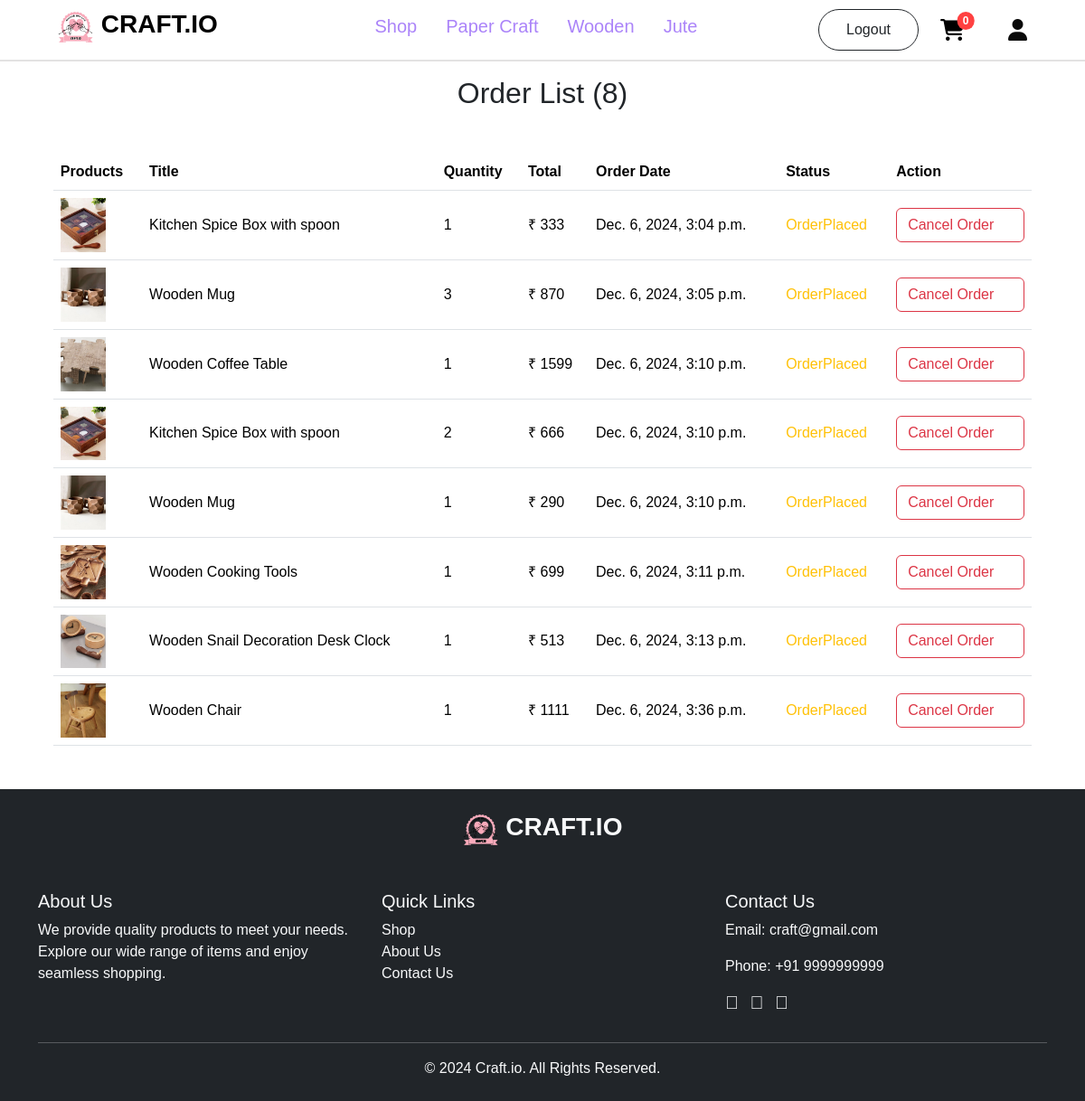
/customer/orderlist (signed in), run on an earlier commit of the app's database.
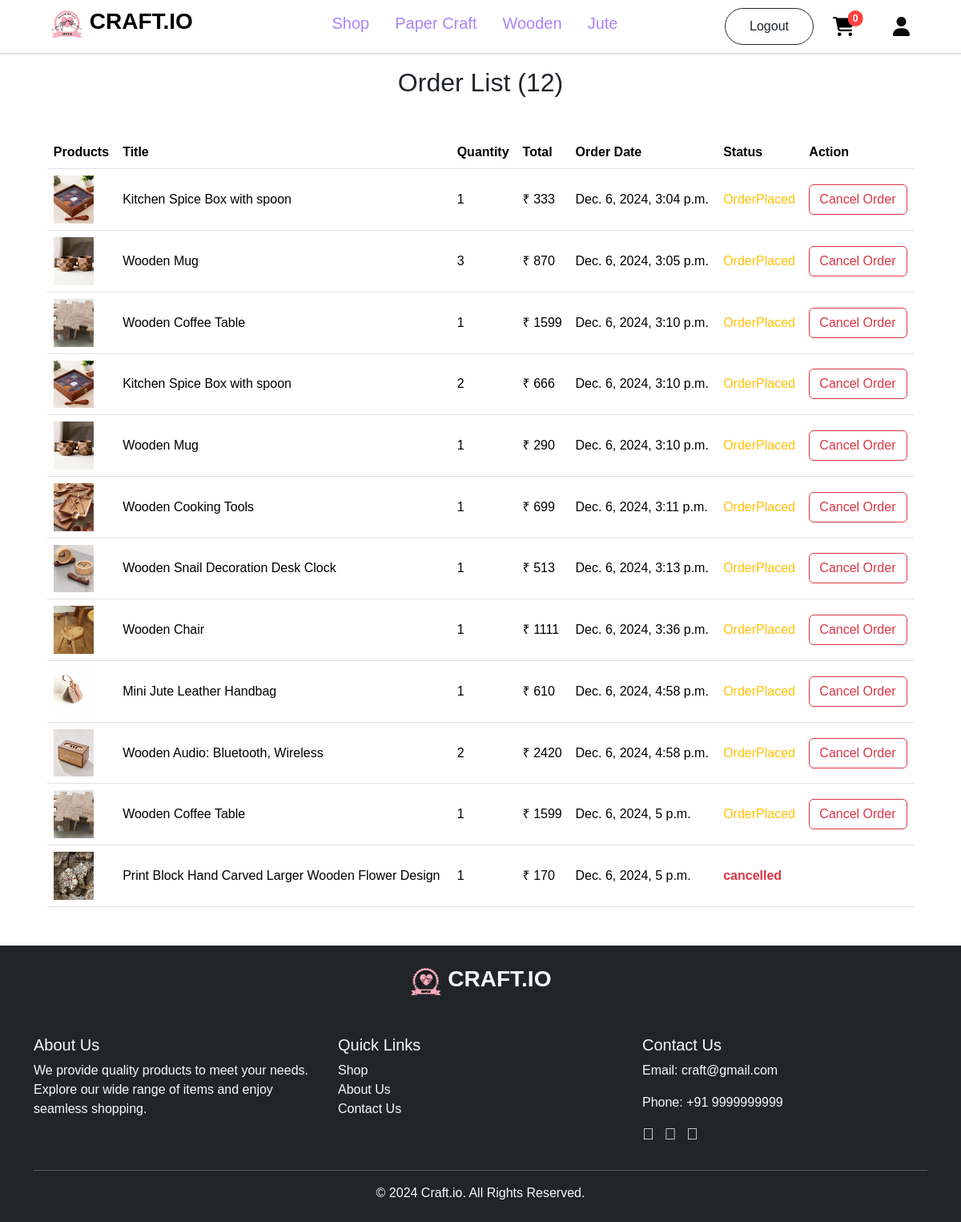
And on a later commit of the database.
### account/models.py (models this page shows, shortened)
class Orders(models.Model):
    product = models.ForeignKey(Productss, on_delete=models.CASCADE)
    user = models.ForeignKey(User, on_delete=models.CASCADE)
    datatime = models.DateTimeField(auto_now_add=True)
    quantity = models.IntegerField()  # Change this to IntegerField
    total = models.IntegerField()
    options = (
        ('OrderPlaced', 'OrderPlaced'),
        ('Shipped', 'Shipped'),
        ('OutForDelivery', 'OutForDelivery'),
        ('Delivered', 'Delivered'),
        ('cancelled', 'cancelled')
    )
    status = models.CharField(max_length=100, default='OrderPlaced', choices=options)

class Productss(models.Model):
    title=models.CharField(max_length=100)
    description=models.CharField(max_length=500)
    price=models.IntegerField()
    offerprice=models.IntegerField()
    image=models.ImageField(upload_to='product_images')
    stock=models.IntegerField()
    ShippingFee=models.CharField(max_length=100,default='Free')
    created_at = models.DateTimeField(default=timezone.now)
    options=(
        ('PaperCraft','PaperCraft'),
        ('Wooden','Wooden'),
        ('Jute','Jute'),
    )
    category=models.CharField(max_length=100,choices=options)

### customer/views.py (the view)
# urls.py: path('orderlist', OrderListView.as_view(), name='orderlist'),
class OrderListView(ListView):
    template_name = 'orderlist.html'
    context_object_name = 'orders'
    def get_queryset(self):
        return Orders.objects.filter(user=self.request.user)

### customer/context_processors.py (called while the page is built)
def item_count(request):
    if request.user.is_authenticated:
        cart_count=Cart.objects.filter(user=request.user).count()
        wishlist_count=Wishlist.objects.filter(user=request.user).count()
        order_count=Orders.objects.filter(user=request.user).count()
        return {'cart':cart_count,'wishlist':wishlist_count,'order':order_count}
    else:
        return {"cart":0,'wishlist':0,"order":0}

### customer/templates/orderlist.html
{% extends 'navbar.html' %}
{% block content %}
<h2 class="text-center my-3">Order List ({{ orders.count }})</h2>
{% if orders %}
<div class="container mt-5">
    <div class="table-container" style="width: 97%; margin: 0 auto;">
        <table class="table mt-5">
            <thead>
                <tr>
                    <th>Products</th>
                    <th>Title</th>
                    <th>Quantity</th>
                    <th>Total</th>
                    <th>Order Date</th>
                    <th>Status</th>
                    <th>Action</th>
                </tr>
            </thead>
            <tbody>
                {% for i in orders %}
                <tr class="align-middle">
                    <td>
                        <a href="{% url 'pdetail' i.product.id %}">
                            <img src="{{ i.product.image.url }}" alt="{{ i.product.title }}" class="img-fluid" height="50px" width="50px">
                        </a>
                    </td>
                    <td>{{ i.product.title }}</td>
                    <td>{{ i.quantity }}</td>
                    <td>&#8377; {{ i.total }}</td>
                    <td>{{ i.datatime }}</td>
                    <td>
                        {% if i.status == 'OrderPlaced' %}
                        <span class="text-warning">{{ i.status }}</span>
                        {% elif i.status == 'Shipped' %}
                        <span class="text-info">{{ i.status }}</span>
                        {% elif i.status == 'OutForDelivery' %}
                        <span class="text-primary">{{ i.status }}</span>
                        {% elif i.status == 'Delivered' %}
                        <span class="text-success">{{ i.status }}</span>
                        {% elif i.status == 'cancelled' %}
                        <span class="text-danger fw-bolder">{{ i.status }}</span>
                        {% endif %}
                    </td>
                    <td>
                        {% if i.status == 'OrderPlaced' %}
                        <a href="{% url 'corder' i.id %}" onclick="return confirm('Are you sure?')" class="btn btn-outline-danger">Cancel Order</a>
                        {% endif %}
                    </td>
                </tr>
                {% endfor %}
            </tbody>
        </table>
    </div>
</div>
{% else %}
<div style="display: flex; justify-content: center; align-items: center; height: 80vh; margin-top: 30px;">
    <img src="https://i.pinimg.com/originals/f6/e4/64/f6e464230662e7fa4c6a4afb92631aed.png" class="img-fluid rounded-top" alt="No orders found">
</div>
{% endif %}
{% endblock content %}

### customer/templates/navbar.html (shortened to what this page needs)
{% load static %}
<!DOCTYPE html>
<html lang="en">
<head>
    <link
        href="https://cdn.jsdelivr.net/npm/bootstrap@5.3.2/dist/css/bootstrap.min.css"
        rel="stylesheet"
    />
    <link
        rel="stylesheet"
        href="https://cdnjs.cloudflare.com/ajax/libs/font-awesome/6.7.1/css/all.min.css"
    />
</head>
<body>
    <nav class="navbar navbar-expand-lg navbar-light p-1 ms-5 ">
        <div class="container-fluid">
            <a class="navbar-brand me-5" href="#">
                <h3 style="font-weight: 700; font-family: 'Times New Roman', Times, serif;">
                    <img src="{% static 'image/logo5.png' %}" alt="" style="height: 40px;">
                    CRAFT.IO
                </h3>
            </a>
            <div class="collapse navbar-collapse d-flex justify-content-center" id="navbarTogglerDemo03">
                <ul class="navbar-nav mx-auto mb-2 mb-lg-0">
                    <li class="nav-item">
                        <a class="nav-link" href="{% url 'shop' %}" style="color: rgb(171, 132, 249);">
                            <h5 class="ms-3">Shop</h5>
                        </a>
                    </li>
                    <li class="nav-item">
                        <a class="nav-link" href="{% url 'products' 'PaperCraft' %}" style="color: rgb(171, 132, 249);">
                            <h5 class="ms-3">Paper Craft</h5>
                        </a>
                    </li>
                    <li class="nav-item">
                        <a class="nav-link" href="{% url 'products' 'Wooden' %}" style="color: rgb(171, 132, 249);">
                            <h5 class="ms-3">Wooden</h5>
                        </a>
                    </li>
                    <li class="nav-item">
                        <a class="nav-link" href="{% url 'products' 'Jute' %}" style="color: rgb(171, 132, 249);">
                            <h5 class="ms-3">Jute</h5>
                        </a>
                    </li>
                </ul>
                <form class="d-flex align-items-center">
                    {% if request.user.is_authenticated %}
                    <a href="{% url 'logout' %}" class="btn btn-outline-dark rounded-btn ms-4" style="border-radius: 30px; padding: 10px 30px;">Logout</a>
                {% else %}
                    <a href="{% url 'login' %}" class="btn btn-outline-dark rounded-btn ms-4" style="border-radius: 30px; padding: 10px 30px;">Login</a>
                {% endif %}
                    <a href="{% url 'cartlist' %}" class="d-flex justify-content-center align-items-center ms-4" style="text-decoration: none;">
                        <i class="fa-solid fa-cart-shopping fa-xl me-5" style="color:black;"></i>
                        <span class="position-absolute top-7 start-90 translate-middle badge rounded-pill" style="background-color:#ff4141;padding: 4px 6px 4px 6px;">
                            {{cart}}
                          </span>
                    </a>
                    <i class="fa-solid fa-user fa-xl me-5"
                                 style="color: #0a0a0a; cursor: pointer;"
                                 id="userDropdown"
                                data-bs-toggle="dropdown"
                                 aria-expanded="false">
                    </i>
                </form>
            </div>
        </div>
    </nav>
    <hr>
{% block content %}
{% endblock content %}
<footer class="text-light bg-dark py-4 mt-5">
    <div class="container">
        <h3 style="font-weight: 700; font-family: 'Times New Roman', Times, serif;" class="text-center mb-5">
            <img src="{% static 'image/logo5.png' %}" alt="" style="height: 40px;">
            CRAFT.IO
        </h3>
      <div class="row">
        <div class="col-md-4 mb-3">
          <h5>About Us</h5>
          <p>We provide quality products to meet your needs. Explore our wide range of items and enjoy seamless shopping.</p>
        </div>
        <div class="col-md-4 mb-3">
          <h5>Quick Links</h5>
          <ul class="list-unstyled">
            <li><a href="{% url 'shop' %}" class="text-light text-decoration-none">Shop</a></li>
            <li><a href="{% url 'about' %}" class="text-light text-decoration-none">About Us</a></li>
            <li><a href="{% url 'contact' %}" class="text-light text-decoration-none">Contact Us</a></li>
          </ul>
        </div>
        <div class="col-md-4 mb-3">
          <h5>Contact Us</h5>
          <p>Email: <a href="mailto:info@example.com" class="text-light text-decoration-none">craft@gmail.com</a></p>
          <p>Phone: +91 9999999999</p>
          <div>
            <a href="https://facebook.com" class="text-light me-2"><i class="fa-brands fa-facebook fa-lg"></i></a>
            <a href="https://twitter.com" class="text-light me-2"><i class="fa-brands fa-twitter fa-lg"></i></a>
            <a href="https://instagram.com" class="text-light me-2"><i class="fa-brands fa-instagram fa-lg"></i></a>
          </div>
        </div>
      </div>
      <hr class="bg-light">
      <div class="text-center">
        <p class="mb-0">&copy; 2024 Craft.io. All Rights Reserved.</p>
      </div>
    </div>
</footer>
</body>
</html>

### customer/templates/navbar.html (style rules this page uses)
* { font-family: 'Parkinsans', sans-serif !important; }
.fa-solid { font-family: "Font Awesome 6 Free", sans-serif !important; }
.navbar-nav .nav-item { display: flex; align-items: center; }
.form-control, .btn { display: flex; align-items: center; }
.navbar { position: relative; }
.navbar + hr { margin-top: 0; border: none; border-top: 2px solid #8e8d8d; margin-bottom: 0; }
.navbar { position: sticky; top: 0; z-index: 1030; background-color: white; }

What changed in the data, as far as the page shows it:
added Orders: product.image (picture), product "Mini Jute Leather Handbag", quantity "1", total "610", datatime "Dec. 6, 2024, 4:58 p.m.", status "OrderPlaced", shows "Cancel Order"
added Orders: product.image (picture), product "Wooden Audio: Bluetooth, Wireless", quantity "2", total "2420", datatime "Dec. 6, 2024, 4:58 p.m.", status "OrderPlaced", shows "Cancel Order"
added Orders: product.image (picture), product "Wooden Coffee Table", quantity "1", total "1599", datatime "Dec. 6, 2024, 5 p.m.", status "OrderPlaced", shows "Cancel Order"
added Orders: product.image (picture), product "Print Block Hand Carved Larger Wooden Flower Design", quantity "1", total "170", datatime "Dec. 6, 2024, 5 p.m.", status "cancelled"
Also different on the page:
{{ orders.count }}: "8" → "12"
